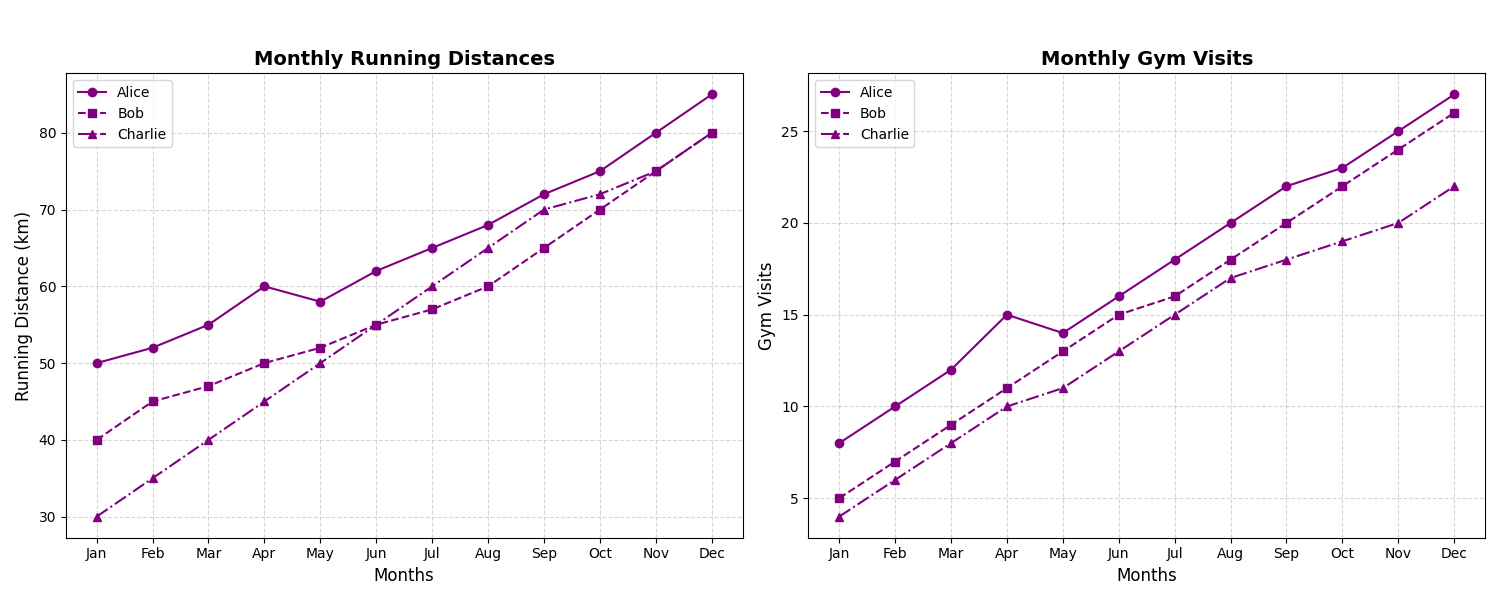

Write the Python code that produced this figure.
import matplotlib.pyplot as plt
import numpy as np

months = np.array(['Jan', 'Feb', 'Mar', 'Apr', 'May', 'Jun', 'Jul', 'Aug', 'Sep', 'Oct', 'Nov', 'Dec'])

alice_running = [50, 52, 55, 60, 58, 62, 65, 68, 72, 75, 80, 85]
bob_running = [40, 45, 47, 50, 52, 55, 57, 60, 65, 70, 75, 80]
charlie_running = [30, 35, 40, 45, 50, 55, 60, 65, 70, 72, 75, 80]
alice_gym = [8, 10, 12, 15, 14, 16, 18, 20, 22, 23, 25, 27]
bob_gym = [5, 7, 9, 11, 13, 15, 16, 18, 20, 22, 24, 26]
charlie_gym = [4, 6, 8, 10, 11, 13, 15, 17, 18, 19, 20, 22]

fig, (ax1, ax2) = plt.subplots(1, 2, figsize=(15, 6))
fig.suptitle('Health and Fitness Journey Over a Year', fontsize=16, fontweight='bold', y=1.05)

ax1.plot(months, alice_running, marker='o', linestyle='-', color='purple', label='Alice')
ax1.plot(months, bob_running, marker='s', linestyle='--', color='purple', label='Bob')
ax1.plot(months, charlie_running, marker='^', linestyle='-.', color='purple', label='Charlie')
ax1.set_title('Monthly Running Distances', fontsize=14, fontweight='bold')
ax1.set_xlabel('Months', fontsize=12)
ax1.set_ylabel('Running Distance (km)', fontsize=12)
ax1.grid(alpha=0.5, linestyle='--')
ax1.legend(loc='upper left')

ax2.plot(months, alice_gym, marker='o', linestyle='-', color='purple', label='Alice')
ax2.plot(months, bob_gym, marker='s', linestyle='--', color='purple', label='Bob')
ax2.plot(months, charlie_gym, marker='^', linestyle='-.', color='purple', label='Charlie')
ax2.set_title('Monthly Gym Visits', fontsize=14, fontweight='bold')
ax2.set_xlabel('Months', fontsize=12)
ax2.set_ylabel('Gym Visits', fontsize=12)
ax2.grid(alpha=0.5, linestyle='--')
ax2.legend(loc='upper left')

plt.tight_layout()
plt.show()
